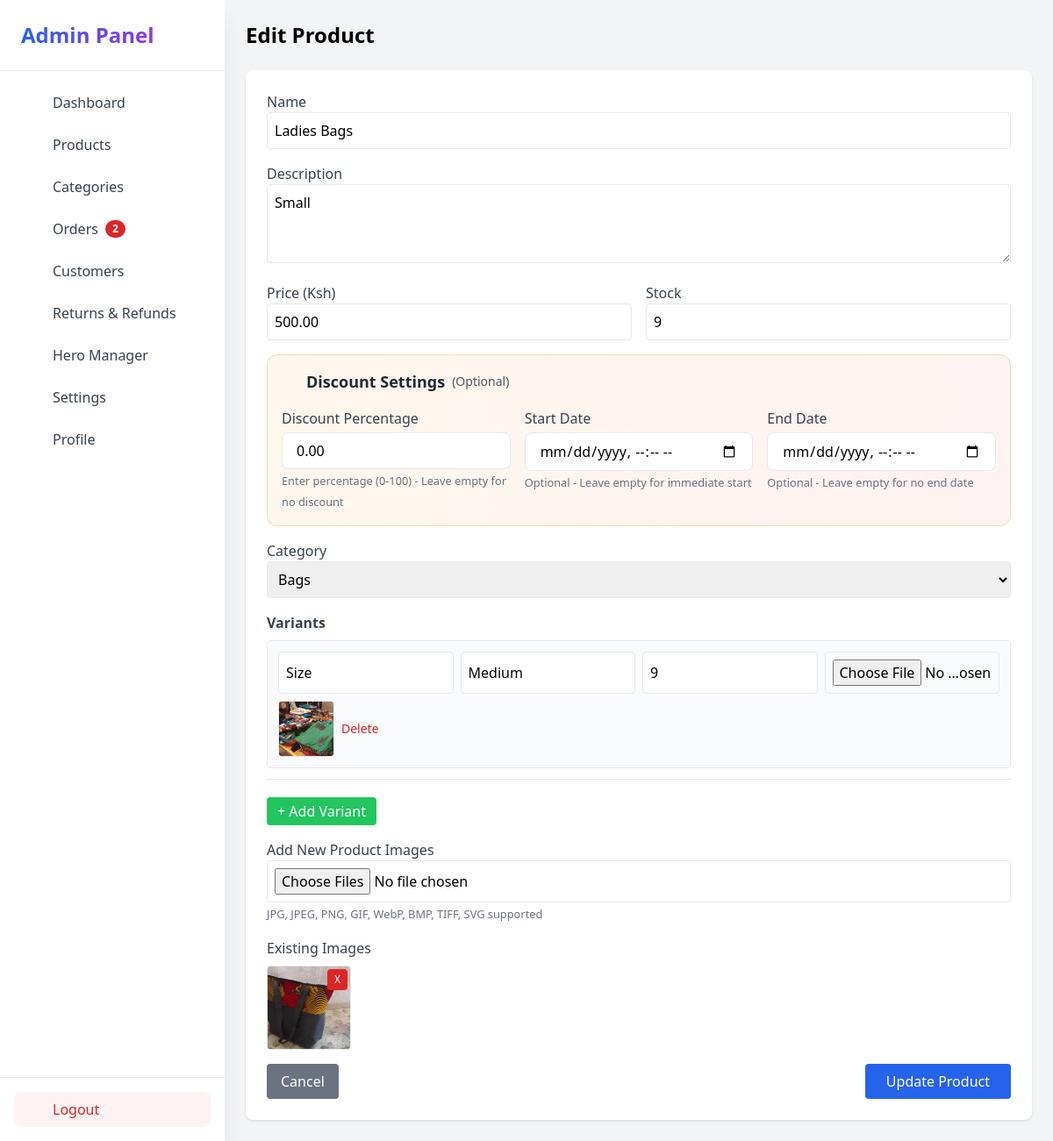
/admin/edit_product.php?id=4 (signed in), run on the app's committed database.
### tables this page shows
CREATE TABLE `products` (
  `id` int(11) NOT NULL,
  `category_id` int(11) DEFAULT NULL,
  `color` varchar(50) DEFAULT NULL,
  `name` varchar(150) DEFAULT NULL,
  `description` text DEFAULT NULL,
  `sku` varchar(50) NOT NULL,
  `price` decimal(10,2) DEFAULT NULL,
  `stock` int(11) DEFAULT 0,
  `status` enum('active','inactive') DEFAULT 'active',
  `created_at` timestamp NOT NULL DEFAULT current_timestamp(),
  `image` varchar(255) DEFAULT NULL,
  `image_url` varchar(255) DEFAULT NULL,
  `discount_percentage` decimal(5,2) DEFAULT 0.00 COMMENT 'Discount percentage (0-100)',
  `discount_start_date` datetime DEFAULT NULL COMMENT 'Start date for discount',
  `discount_end_date` datetime DEFAULT NULL COMMENT 'End date for discount',
  `is_discounted` tinyint(1) DEFAULT 0 COMMENT 'Whether product is currently discounted'
);

CREATE TABLE `categories` (
  `id` int(11) NOT NULL,
  `name` varchar(100) DEFAULT NULL,
  `slug` varchar(100) DEFAULT NULL,
  `created_at` timestamp NOT NULL DEFAULT current_timestamp()
);

CREATE TABLE `product_variants` (
  `id` int(11) NOT NULL,
  `product_id` int(11) NOT NULL,
  `variant_name` varchar(100) NOT NULL,
  `variant_value` varchar(100) NOT NULL,
  `variant_stock` int(11) NOT NULL,
  `variant_image` varchar(255) DEFAULT NULL
);

CREATE TABLE `product_images` (
  `id` int(11) NOT NULL,
  `product_id` int(11) DEFAULT NULL,
  `image` varchar(255) DEFAULT NULL,
  `is_main` tinyint(1) DEFAULT 0,
  `image_url` varchar(255) DEFAULT NULL,
  `is_primary` tinyint(1) DEFAULT 0
);

### admin/edit_product.php (the view, shortened to what this page needs)
<?php
require_once '../includes/db.php';
$product_id = (int) $_GET['id'];
$stmt = $pdo->prepare("SELECT * FROM products WHERE id = ?");
$stmt->execute([$product_id]);
$product = $stmt->fetch(PDO::FETCH_ASSOC);
$stmt = $pdo->prepare("SELECT * FROM product_images WHERE product_id = ?");
$stmt->execute([$product_id]);
$images = $stmt->fetchAll(PDO::FETCH_ASSOC);
$stmt = $pdo->prepare("SELECT * FROM product_variants WHERE product_id = ?");
$stmt->execute([$product_id]);
$variants = $stmt->fetchAll(PDO::FETCH_ASSOC);
$categories = $pdo->query("SELECT * FROM categories ORDER BY name ASC")->fetchAll(PDO::FETCH_ASSOC);
?>
<!DOCTYPE html>
<html lang="en">
<head>
    <script src="https://cdn.tailwindcss.com"></script>
</head>
<body class="bg-gray-100">
    <?php include 'sidebar.php'; ?>
    <div class="p-6 ml-64">
        <h1 class="text-2xl font-bold mb-6">Edit Product</h1>
        <form action="" method="POST" enctype="multipart/form-data" class="bg-white p-6 rounded-lg shadow space-y-4">
            <div>
                <label class="block text-gray-700">Name</label>
                <input type="text" name="name" value="<?= htmlspecialchars($product['name']) ?>"
                    class="w-full border rounded p-2" required>
            </div>
            <div>
                <label class="block text-gray-700">Description</label>
                <textarea name="description" class="w-full border rounded p-2"
                    rows="3"><?= htmlspecialchars($product['description']) ?></textarea>
            </div>
            <div class="grid grid-cols-2 gap-4">
                <div>
                    <label class="block text-gray-700">Price (Ksh)</label>
                    <input type="number" step="0.01" name="price" id="price"
                        value="<?= htmlspecialchars($product['price']) ?>" class="w-full border rounded p-2" required
                        onchange="calculateDiscountedPrice()">
                </div>
                <div>
                    <label class="block text-gray-700">Stock</label>
                    <input type="number" name="stock" value="<?= htmlspecialchars($product['stock']) ?>"
                        class="w-full border rounded p-2" required>
                </div>
            </div>
            <div class="p-4 bg-gradient-to-r from-orange-50 to-red-50 rounded-xl border border-orange-200">
                <h3 class="text-lg font-semibold text-gray-800 mb-4 flex items-center">
                    <i data-feather="percent" class="w-5 h-5 mr-2 text-orange-600"></i>
                    Discount Settings <span class="text-sm font-normal text-gray-600 ml-2">(Optional)</span>
                </h3>
                <div class="grid grid-cols-1 md:grid-cols-3 gap-4">
                    <div>
                        <label class="block mb-1 font-medium text-gray-700">Discount Percentage</label>
                        <input type="number" step="0.01" min="0" max="100" name="discount_percentage"
                            id="discount_percentage"
                            class="w-full px-4 py-2 border rounded-lg focus:ring-2 focus:ring-orange-500 focus:border-transparent transition"
                            placeholder="0.00" value="<?= htmlspecialchars($product['discount_percentage'] ?? 0) ?>"
                            onchange="calculateDiscountedPrice()">
                        <small class="text-gray-500">Enter percentage (0-100) - Leave empty for no discount</small>
                    </div>
                    <div>
                        <label class="block mb-1 font-medium text-gray-700">Start Date</label>
                        <input type="datetime-local" name="discount_start_date" id="discount_start_date"
                            class="w-full px-4 py-2 border rounded-lg focus:ring-2 focus:ring-orange-500 focus:border-transparent transition"
                            value="<?= $product['discount_start_date'] ? date('Y-m-d\TH:i', strtotime($product['discount_start_date'])) : '' ?>">
                        <small class="text-gray-500">Optional - Leave empty for immediate start</small>
                    </div>
                    <div>
                        <label class="block mb-1 font-medium text-gray-700">End Date</label>
                        <input type="datetime-local" name="discount_end_date" id="discount_end_date"
                            class="w-full px-4 py-2 border rounded-lg focus:ring-2 focus:ring-orange-500 focus:border-transparent transition"
                            value="<?= $product['discount_end_date'] ? date('Y-m-d\TH:i', strtotime($product['discount_end_date'])) : '' ?>">
                        <small class="text-gray-500">Optional - Leave empty for no end date</small>
                    </div>
                </div>
            </div>
            <div>
                <label class="block text-gray-700">Category</label>
                <select name="category_id" class="w-full border rounded p-2" required>
                    <?php foreach ($categories as $cat): ?>
                    <option value="<?= $cat['id'] ?>" <?= $cat['id'] == $product['category_id'] ? 'selected' : '' ?>>
                        <?= htmlspecialchars($cat['name']) ?>
                    </option>
                    <?php endforeach; ?>
                </select>
            </div>
            <div>
                <label class="block text-gray-700 font-semibold mb-2">Variants</label>
                <div class="space-y-3">
                    <?php if (!empty($variants)): ?>
                    <?php foreach ($variants as $i => $v): ?>
                    <div class="border p-3 rounded bg-gray-50">
                        <div class="grid grid-cols-4 gap-2">
                            <input type="text" name="variant_name[]" value="<?= htmlspecialchars($v['variant_name']) ?>"
                                placeholder="Name" class="border rounded p-2">
                            <input type="text" name="variant_value[]"
                                value="<?= htmlspecialchars($v['variant_value']) ?>" placeholder="Value"
                                class="border rounded p-2">
                            <input type="number" name="variant_stock[]"
                                value="<?= htmlspecialchars($v['variant_stock']) ?>" placeholder="Stock"
                                class="border rounded p-2">
                            <input type="file" name="variant_image[]" class="border rounded p-2">
                        </div>
                        <?php if (!empty($v['variant_image'])): ?>
                        <div class="mt-2 flex items-center gap-2">
                            <img src="../public/<?= htmlspecialchars($v['variant_image']) ?>"
                                class="h-16 w-16 object-cover rounded border">
                            <a href="edit_product.php?id=<?= $product_id ?>&delete_variant=<?= $v['id'] ?>"
                                class="text-red-600 text-sm"
                                onclick="return confirm('Delete this variant?');">Delete</a>
                        </div>
                        <?php endif; ?>
                    </div>
                    <?php endforeach; ?>
                    <?php else: ?>
                    <p class="text-gray-500">No variants added yet.</p>
                    <?php endif; ?>
                </div>
                <hr class="my-3">
                <button type="button" onclick="addNewVariant()" class="mt-2 bg-green-500 text-white px-3 py-1 rounded">
                    + Add Variant
                </button>
            </div>
            <div>
                <label class="block text-gray-700">Add New Product Images</label>
                <input type="file" name="images[]" multiple accept="image/*,.jpg,.jpeg,.png,.gif,.webp,.bmp,.tiff,.svg"
                    class="w-full border rounded p-2">
                <small class="text-gray-500">JPG, JPEG, PNG, GIF, WebP, BMP, TIFF, SVG supported</small>
            </div>
            <div>
                <label class="block text-gray-700">Existing Images</label>
                <div class="flex flex-wrap gap-4 mt-2">
                    <?php foreach ($images as $img): ?>
                    <div class="relative">
                        <img src="../public/assets/products/<?= htmlspecialchars($img['image_url']) ?>"
                            class="w-24 h-24 object-cover rounded border">
                        <a href="edit_product.php?id=<?= $product_id ?>&delete_image=<?= $img['id'] ?>"
                            onclick="return confirm('Delete this image?');"
                            class="absolute top-1 right-1 bg-red-600 text-white px-2 py-1 text-xs rounded">X</a>
                    </div>
                    <?php endforeach; ?>
                </div>
            </div>
            <div class="flex justify-between">
                <a href="products.php" class="bg-gray-500 text-white px-4 py-2 rounded">Cancel</a>
                <button type="submit" class="bg-blue-600 text-white px-6 py-2 rounded hover:bg-blue-700">
                    Update Product
                </button>
            </div>
        </form>
    </div>
</body>
</html>

### data on the page
products: name "Ladies Bags", description "Small", price "500.00", stock "9", discount_percentage "0.00", category_id "Bags"
product_variants: variant_name "Size", variant_value "Medium", variant_stock "9", variant_image (picture)
product_images: image_url (picture)

### other printed values
$pendingCount "2"
